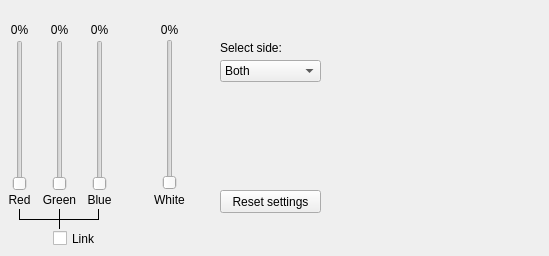
    <widget class="QWidget" name="setColor">
     <attribute name="title">
      <string>Set Color</string>
     </attribute>
     <widget class="QSlider" name="verticalSliderBlue">
      <property name="geometry">
       <rect>
        <x>90</x>
        <y>40</y>
        <width>19</width>
        <height>151</height>
       </rect>
      </property>
      <property name="autoFillBackground">
       <bool>false</bool>
      </property>
      <property name="maximum">
       <number>255</number>
      </property>
      <property name="orientation">
       <enum>Qt::Vertical</enum>
      </property>
     </widget>
     <widget class="QSlider" name="verticalSliderGreen">
      <property name="geometry">
       <rect>
        <x>50</x>
        <y>40</y>
        <width>19</width>
        <height>151</height>
       </rect>
      </property>
      <property name="maximum">
       <number>255</number>
      </property>
      <property name="orientation">
       <enum>Qt::Vertical</enum>
      </property>
     </widget>
     <widget class="QSlider" name="verticalSliderRed">
      <property name="geometry">
       <rect>
        <x>10</x>
        <y>40</y>
        <width>19</width>
        <height>151</height>
       </rect>
      </property>
      <property name="maximum">
       <number>255</number>
      </property>
      <property name="orientation">
       <enum>Qt::Vertical</enum>
      </property>
      <property name="invertedControls">
       <bool>false</bool>
      </property>
     </widget>
     <widget class="QLabel" name="labelRedValue">
      <property name="geometry">
       <rect>
        <x>-1</x>
        <y>20</y>
        <width>41</width>
        <height>20</height>
       </rect>
      </property>
      <property name="text">
       <string>0%</string>
      </property>
      <property name="alignment">
       <set>Qt::AlignCenter</set>
      </property>
     </widget>
     <widget class="QLabel" name="labelGreenValue">
      <property name="geometry">
       <rect>
        <x>39</x>
        <y>20</y>
        <width>41</width>
        <height>20</height>
       </rect>
      </property>
      <property name="text">
       <string>0%</string>
      </property>
      <property name="alignment">
       <set>Qt::AlignCenter</set>
      </property>
     </widget>
     <widget class="QLabel" name="labelBlueValue">
      <property name="geometry">
       <rect>
        <x>79</x>
        <y>20</y>
        <width>41</width>
        <height>20</height>
       </rect>
      </property>
      <property name="text">
       <string>0%</string>
      </property>
      <property name="alignment">
       <set>Qt::AlignCenter</set>
      </property>
     </widget>
     <widget class="QLabel" name="label_5">
      <property name="geometry">
       <rect>
        <x>39</x>
        <y>190</y>
        <width>41</width>
        <height>20</height>
       </rect>
      </property>
      <property name="text">
       <string>Green</string>
      </property>
      <property name="alignment">
       <set>Qt::AlignCenter</set>
      </property>
     </widget>
     <widget class="QLabel" name="label_6">
      <property name="geometry">
       <rect>
        <x>79</x>
        <y>190</y>
        <width>41</width>
        <height>20</height>
       </rect>
      </property>
      <property name="text">
       <string>Blue</string>
      </property>
      <property name="alignment">
       <set>Qt::AlignCenter</set>
      </property>
     </widget>
     <widget class="QLabel" name="label_7">
      <property name="geometry">
       <rect>
        <x>-1</x>
        <y>190</y>
        <width>41</width>
        <height>20</height>
       </rect>
      </property>
      <property name="text">
       <string>Red</string>
      </property>
      <property name="alignment">
       <set>Qt::AlignCenter</set>
      </property>
     </widget>
     <widget class="QLabel" name="labelColorWheel">
      <property name="geometry">
       <rect>
        <x>340</x>
        <y>30</y>
        <width>200</width>
        <height>200</height>
       </rect>
      </property>
      <property name="autoFillBackground">
       <bool>false</bool>
      </property>
      <property name="text">
       <string/>
      </property>
      <property name="pixmap">
       <pixmap resource="tripod_lamp_gui.qrc">:/Tripod_Lamp_GUI/Icons/colorwheel_200.png</pixmap>
      </property>
     </widget>
     <widget class="QComboBox" name="comboBoxSide">
      <property name="geometry">
       <rect>
        <x>220</x>
        <y>60</y>
        <width>101</width>
        <height>22</height>
       </rect>
      </property>
      <item>
       <property name="text">
        <string>Both</string>
       </property>
      </item>
      <item>
       <property name="text">
        <string>Top</string>
       </property>
      </item>
      <item>
       <property name="text">
        <string>Bottom</string>
       </property>
      </item>
     </widget>
     <widget class="QLabel" name="label">
      <property name="geometry">
       <rect>
        <x>220</x>
        <y>40</y>
        <width>61</width>
        <height>16</height>
       </rect>
      </property>
      <property name="text">
       <string>Select side:</string>
      </property>
     </widget>
     <widget class="QLabel" name="labelColorWheelPaint">
      <property name="geometry">
       <rect>
        <x>340</x>
        <y>30</y>
        <width>200</width>
        <height>200</height>
       </rect>
      </property>
      <property name="text">
       <string/>
      </property>
     </widget>
     <widget class="QSlider" name="verticalSliderWhite">
      <property name="geometry">
       <rect>
        <x>160</x>
        <y>39</y>
        <width>20</width>
        <height>151</height>
       </rect>
      </property>
      <property name="orientation">
       <enum>Qt::Vertical</enum>
      </property>
     </widget>
     <widget class="QLabel" name="label_8">
      <property name="geometry">
       <rect>
        <x>149</x>
        <y>190</y>
        <width>41</width>
        <height>20</height>
       </rect>
      </property>
      <property name="text">
       <string>White</string>
      </property>
      <property name="alignment">
       <set>Qt::AlignCenter</set>
      </property>
     </widget>
     <widget class="QLabel" name="labelWhiteValue">
      <property name="geometry">
       <rect>
        <x>149</x>
        <y>20</y>
        <width>41</width>
        <height>20</height>
       </rect>
      </property>
      <property name="text">
       <string>0%</string>
      </property>
      <property name="alignment">
       <set>Qt::AlignCenter</set>
      </property>
     </widget>
     <widget class="QPushButton" name="pushButtonResetSettings">
      <property name="geometry">
       <rect>
        <x>220</x>
        <y>190</y>
        <width>101</width>
        <height>23</height>
       </rect>
      </property>
      <property name="text">
       <string>Reset settings</string>
      </property>
     </widget>
     <widget class="Line" name="line">
      <property name="geometry">
       <rect>
        <x>19</x>
        <y>219</y>
        <width>80</width>
        <height>1</height>
       </rect>
      </property>
      <property name="frameShadow">
       <enum>QFrame::Plain</enum>
      </property>
      <property name="orientation">
       <enum>Qt::Horizontal</enum>
      </property>
     </widget>
     <widget class="Line" name="line_2">
      <property name="geometry">
       <rect>
        <x>19</x>
        <y>209</y>
        <width>1</width>
        <height>10</height>
       </rect>
      </property>
      <property name="frameShadow">
       <enum>QFrame::Plain</enum>
      </property>
      <property name="orientation">
       <enum>Qt::Vertical</enum>
      </property>
     </widget>
     <widget class="Line" name="line_3">
      <property name="geometry">
       <rect>
        <x>59</x>
        <y>209</y>
        <width>1</width>
        <height>20</height>
       </rect>
      </property>
      <property name="frameShadow">
       <enum>QFrame::Plain</enum>
      </property>
      <property name="orientation">
       <enum>Qt::Vertical</enum>
      </property>
     </widget>
     <widget class="Line" name="line_4">
      <property name="geometry">
       <rect>
        <x>98</x>
        <y>209</y>
        <width>1</width>
        <height>10</height>
       </rect>
      </property>
      <property name="frameShadow">
       <enum>QFrame::Plain</enum>
      </property>
      <property name="orientation">
       <enum>Qt::Vertical</enum>
      </property>
     </widget>
     <widget class="QCheckBox" name="checkBoxLinkSliders">
      <property name="geometry">
       <rect>
        <x>53</x>
        <y>230</y>
        <width>70</width>
        <height>17</height>
       </rect>
      </property>
      <property name="text">
       <string>Link</string>
      </property>
     </widget>
    </widget>
